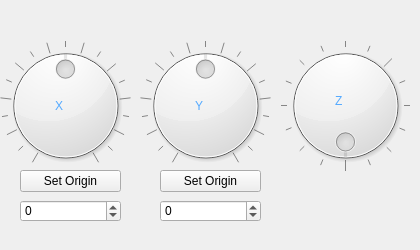
<?xml version="1.0" encoding="UTF-8"?>
<ui version="4.0">
 <class>RotationControlDock</class>
 <widget class="QDockWidget" name="RotationControlDock">
  <property name="geometry">
   <rect>
    <x>0</x>
    <y>0</y>
    <width>420</width>
    <height>250</height>
   </rect>
  </property>
  <property name="minimumSize">
   <size>
    <width>420</width>
    <height>220</height>
   </size>
  </property>
  <property name="maximumSize">
   <size>
    <width>420</width>
    <height>250</height>
   </size>
  </property>
  <property name="windowTitle">
   <string>Rotation Control</string>
  </property>
  <widget class="QWidget" name="dockWidgetContents">
   <widget class="QDial" name="rotX">
    <property name="geometry">
     <rect>
      <x>0</x>
      <y>40</y>
      <width>131</width>
      <height>131</height>
     </rect>
    </property>
    <property name="minimum">
     <number>-45</number>
    </property>
    <property name="maximum">
     <number>45</number>
    </property>
    <property name="wrapping">
     <bool>false</bool>
    </property>
    <property name="notchTarget">
     <double>5.000000000000000</double>
    </property>
    <property name="notchesVisible">
     <bool>true</bool>
    </property>
   </widget>
   <widget class="QDial" name="rotY">
    <property name="geometry">
     <rect>
      <x>140</x>
      <y>40</y>
      <width>131</width>
      <height>131</height>
     </rect>
    </property>
    <property name="minimum">
     <number>-45</number>
    </property>
    <property name="maximum">
     <number>45</number>
    </property>
    <property name="wrapping">
     <bool>false</bool>
    </property>
    <property name="notchTarget">
     <double>5.000000000000000</double>
    </property>
    <property name="notchesVisible">
     <bool>true</bool>
    </property>
   </widget>
   <widget class="QDial" name="rotZ">
    <property name="geometry">
     <rect>
      <x>280</x>
      <y>30</y>
      <width>131</width>
      <height>151</height>
     </rect>
    </property>
    <property name="maximum">
     <number>360</number>
    </property>
    <property name="invertedControls">
     <bool>false</bool>
    </property>
    <property name="wrapping">
     <bool>true</bool>
    </property>
    <property name="notchTarget">
     <double>22.500000000000000</double>
    </property>
    <property name="notchesVisible">
     <bool>true</bool>
    </property>
   </widget>
   <widget class="QLabel" name="x">
    <property name="geometry">
     <rect>
      <x>55</x>
      <y>85</y>
      <width>31</width>
      <height>41</height>
     </rect>
    </property>
    <property name="styleSheet">
     <string notr="true">font: 75 24pt &quot;MS Shell Dlg 2&quot;;
color: rgb(85, 170, 255);</string>
    </property>
    <property name="text">
     <string>X</string>
    </property>
   </widget>
   <widget class="QLabel" name="y">
    <property name="geometry">
     <rect>
      <x>195</x>
      <y>85</y>
      <width>31</width>
      <height>41</height>
     </rect>
    </property>
    <property name="styleSheet">
     <string notr="true">font: 75 24pt &quot;MS Shell Dlg 2&quot;;
color: rgb(85, 170, 255);</string>
    </property>
    <property name="text">
     <string>Y</string>
    </property>
   </widget>
   <widget class="QLabel" name="z">
    <property name="geometry">
     <rect>
      <x>335</x>
      <y>80</y>
      <width>31</width>
      <height>41</height>
     </rect>
    </property>
    <property name="styleSheet">
     <string notr="true">font: 75 24pt &quot;MS Shell Dlg 2&quot;;
color: rgb(85, 170, 255);</string>
    </property>
    <property name="text">
     <string>Z</string>
    </property>
   </widget>
   <widget class="QPushButton" name="enableX">
    <property name="geometry">
     <rect>
      <x>54</x>
      <y>10</y>
      <width>25</width>
      <height>25</height>
     </rect>
    </property>
    <property name="text">
     <string/>
    </property>
    <property name="icon">
     <iconset resource="../ressources.qrc">
      <normaloff>:/img/img/off.png</normaloff>
      <activeon>:/img/img/on.png</activeon>:/img/img/off.png</iconset>
    </property>
    <property name="iconSize">
     <size>
      <width>22</width>
      <height>22</height>
     </size>
    </property>
    <property name="checkable">
     <bool>true</bool>
    </property>
    <property name="flat">
     <bool>true</bool>
    </property>
   </widget>
   <widget class="QPushButton" name="enableY">
    <property name="geometry">
     <rect>
      <x>192</x>
      <y>10</y>
      <width>25</width>
      <height>25</height>
     </rect>
    </property>
    <property name="text">
     <string/>
    </property>
    <property name="icon">
     <iconset resource="../ressources.qrc">
      <normaloff>:/img/img/off.png</normaloff>
      <activeon>:/img/img/on.png</activeon>:/img/img/off.png</iconset>
    </property>
    <property name="iconSize">
     <size>
      <width>22</width>
      <height>22</height>
     </size>
    </property>
    <property name="checkable">
     <bool>true</bool>
    </property>
    <property name="flat">
     <bool>true</bool>
    </property>
   </widget>
   <widget class="QPushButton" name="enableZ">
    <property name="geometry">
     <rect>
      <x>333</x>
      <y>10</y>
      <width>25</width>
      <height>25</height>
     </rect>
    </property>
    <property name="text">
     <string/>
    </property>
    <property name="icon">
     <iconset resource="../ressources.qrc">
      <normaloff>:/img/img/off.png</normaloff>
      <activeon>:/img/img/on.png</activeon>:/img/img/off.png</iconset>
    </property>
    <property name="iconSize">
     <size>
      <width>22</width>
      <height>22</height>
     </size>
    </property>
    <property name="checkable">
     <bool>true</bool>
    </property>
    <property name="flat">
     <bool>true</bool>
    </property>
   </widget>
   <widget class="QSpinBox" name="xIncr">
    <property name="geometry">
     <rect>
      <x>20</x>
      <y>200</y>
      <width>101</width>
      <height>22</height>
     </rect>
    </property>
    <property name="minimumSize">
     <size>
      <width>100</width>
      <height>0</height>
     </size>
    </property>
    <property name="minimum">
     <number>-45</number>
    </property>
    <property name="maximum">
     <number>45</number>
    </property>
   </widget>
   <widget class="QSpinBox" name="yIncr">
    <property name="geometry">
     <rect>
      <x>160</x>
      <y>200</y>
      <width>101</width>
      <height>22</height>
     </rect>
    </property>
    <property name="minimumSize">
     <size>
      <width>100</width>
      <height>0</height>
     </size>
    </property>
    <property name="minimum">
     <number>-45</number>
    </property>
    <property name="maximum">
     <number>45</number>
    </property>
   </widget>
   <widget class="QPushButton" name="setOriginX">
    <property name="geometry">
     <rect>
      <x>20</x>
      <y>170</y>
      <width>101</width>
      <height>22</height>
     </rect>
    </property>
    <property name="text">
     <string>Set Origin</string>
    </property>
    <property name="icon">
     <iconset resource="../ressources.qrc">
      <normaloff>:/img/img/test.png</normaloff>:/img/img/test.png</iconset>
    </property>
   </widget>
   <widget class="QPushButton" name="setOriginY">
    <property name="geometry">
     <rect>
      <x>160</x>
      <y>170</y>
      <width>101</width>
      <height>22</height>
     </rect>
    </property>
    <property name="text">
     <string>Set Origin</string>
    </property>
    <property name="icon">
     <iconset resource="../ressources.qrc">
      <normaloff>:/img/img/test.png</normaloff>:/img/img/test.png</iconset>
    </property>
   </widget>
  </widget>
 </widget>
 <resources>
  <include location="../ressources.qrc"/>
 </resources>
 <connections/>
</ui>
